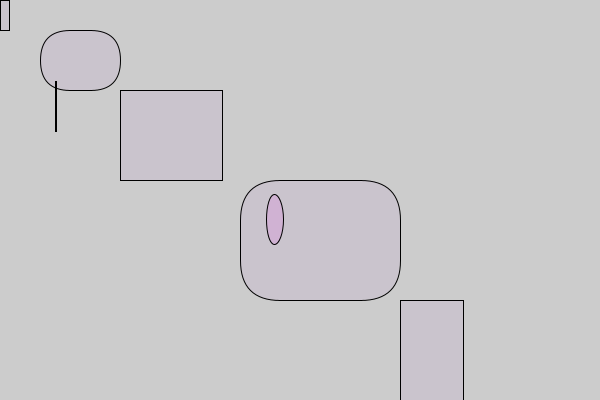
Frame 1 (no input)
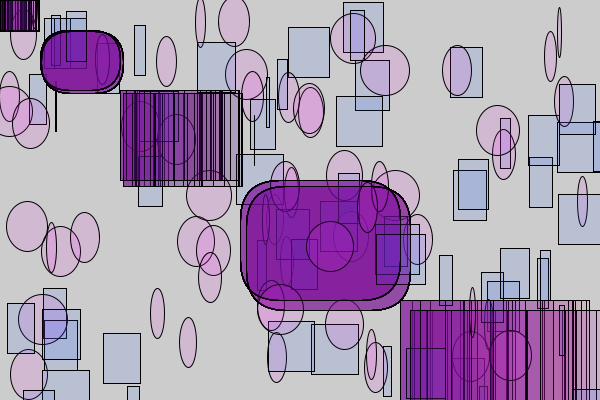
Frame 60 (the mouse pressed at the canvas centre just before this capture)
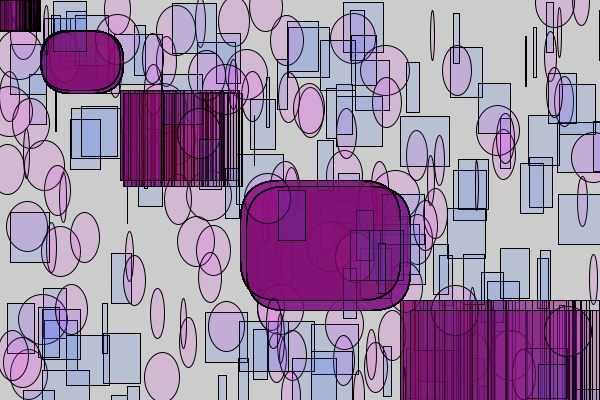
Frame 120 (the mouse held since frame 60 and released just before this capture)

The Processing sketch that drew these frames (run headless with seeded random() and noise(); from frame 60 on, the mouse is pressed at the canvas centre):

// Processing sketch: Project_1
// ── Project_1.pde
float a= 40;
float b= 30;
float i = 1.01;
float x=600, y=400, bsize=20, speed=5;
void setup(){

size (600,400);

}

void draw() {

    fill(random(255),random(40),random(255),10);
    frameRate(20);
    rect (0,0,random(a),b);
    rect (a,b,a*2,b*2,(30));
    rect (a*2+a,b*2+b,random(a*3),b*3);
    rect (a*3+a*2+a,b*3+b*2+b,a*4,b*4,(40));
    rect (a*4+a*3+a*2+a,b*4+b*3+b*2+b,random(a*5),b*5);
 
      a = a + i;
      b = b + i;
  
  if (b < 400 || b < 1) {
    
    i = i * -1;
   
   
  if (key=='z'){
    background(0);
    fill(255,40,255,80);
    ellipse(random(width),random(height),random(50),50);
    stroke(0,255,30,240);
    
   }
   
   
    if (key=='a'){
     background(0);
     fill(255,40,255,80);
     ellipse(random(width),random(height),random(50),50);
     stroke(0,255,30,240);
    
   }
 
   if (key=='d'){
    fill(255,40,255,40);
    frameRate(20);
    
   }
    
    fill(255,40,255,30);
    ellipse(random(width),random(height),random(50),50);
    
    fill(40,100,255,30);
    rect(random(width),random(height),random(50),50);
    
   if (key=='x'){
    background(255);
    fill(255,40,255,80);
    ellipse(random(width),random(height),random(50),50);
   }
   
    if (key=='s'){
    fill(30,200,255,30);
    noStroke();
    ellipse(mouseX,mouseY,random(30),random(200));
    
    }

 
 } 

  
  } 
